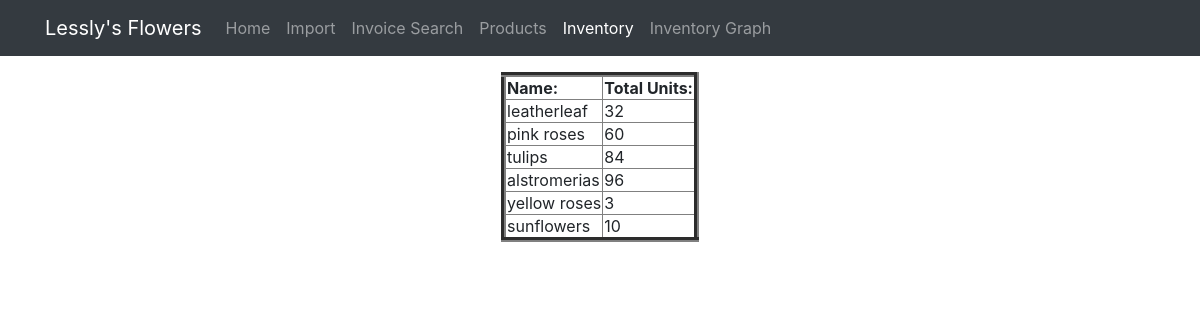
The page /invoices/inventory/ on the database as committed earlier.
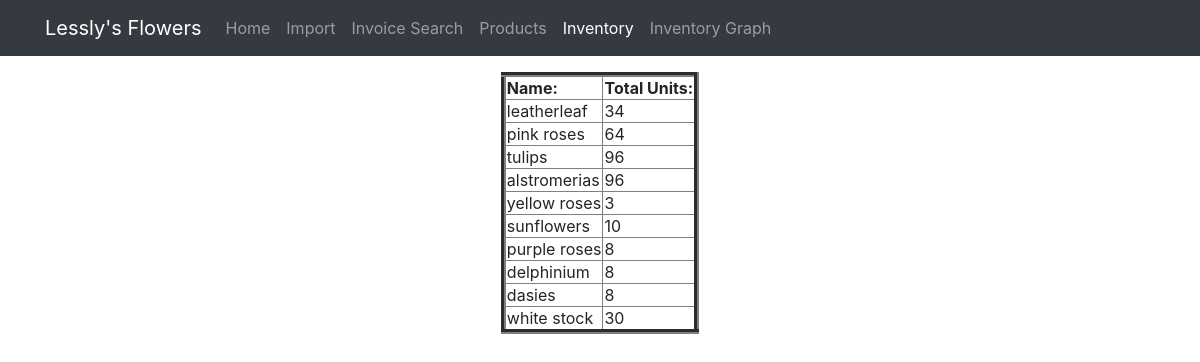
The same page on the database as committed later.
### InvoiceImport/models.py (models this page shows, shortened)
class Inventory(models.Model):
    product             = models.ForeignKey("InvoiceImport.Product", on_delete=models.CASCADE)
    total_units         = models.IntegerField(default=0)

class Product(models.Model):
    name            = models.CharField(max_length=300)
    unit_type       = models.CharField(max_length=50, default='bunch', choices=UNIT_TYPE_CHOICES)
    unit_price      = models.DecimalField(max_digits=6, decimal_places=2)

### InvoiceImport/views.py (the view)
# urls.py: url(r'^invoices/inventory/$', views.inventory, name='inventory')
def inventory(request):
    products = Inventory.objects.all()
    context = {
        'products': products
    }
    return render(request, "inventory_view.html", context)

### InvoiceImport/templates/inventory_view.html
{% extends "base/base.html" %}
{% block content %}
<table border="5px" align="center">
    <tr>
        <th> Name:</th>
        <th> Total Units:</th>
    </tr>
    {% for product in products %}
    <tr>
        <td> {{ product.product.name }}</td>
        <td> {{ product.total_units}}</td>
    </tr>
    {% endfor %}
</table>
{% endblock %}

### InvoiceImport/templates/base/base.html (shortened to what this page needs)
<html lang='en'>
<head>
    {% include 'base/css.html' %}
</head>
<body>
{% include 'base/navbar.html' with brand_name="Lessly's Flowers"%}
<div class="container">
    {% block content %}
    {% endblock %}
</div>
</body>
</html>

### InvoiceImport/templates/base/css.html (shortened to what this page needs)
{% load static %}
    <link rel="stylesheet" href="https://cdn.jsdelivr.net/npm/bootstrap@4.0.0/dist/css/bootstrap.min.css">

### InvoiceImport/templates/base/navbar.html (shortened to what this page needs)
{% url 'import:home' as home_url %}
{% url 'import:import' as import_url %}
{% url 'import:invoices' as invoices_url %}
{% url 'import:invoices_products' as invoices_products_url %}
{% url 'import:inventory' as inventory_url %}
{% url 'import:inventory_graph' as inventory_graph_url %}
{% load static %}
<nav class="navbar navbar-expand-lg navbar-dark bg-dark mb-3">
  <div class="container">
  <a class="navbar-brand" href="{{ home_url }}">
    {%if brand_name %} {{brand_name}} {% else %} Lessly's Flowers {% endif %}
  </a>
  <div class="collapse navbar-collapse" id="navbarSupportedContent">
    <ul class="navbar-nav mr-auto">
      <li class="nav-item {% if request.path == home_url %} active {% endif %}">
        <a class="nav-link" href="{{ home_url }}">Home <span class="sr-only">(current)</span></a>
      </li>
      <li class="nav-item {% if request.path == import_url %} active {% endif %}">
        <a class="nav-link" href="{{ import_url }}">Import</a>
      </li>
      <li class="nav-item {% if request.path == invoices_url %} active {% endif %}">
        <a class="nav-link" href="{{ invoices_url }}">Invoice Search</a>
      </li>
      <li class="nav-item {% if request.path == invoices_products_url %} active {% endif %}">
        <a class="nav-link" href="{{ invoices_products_url }}">Products</a>
      </li>
      <li class="nav-item {% if request.path == inventory_url %} active {% endif %}">
        <a class="nav-link" href="{{ inventory_url }}"> Inventory </a>
      </li>
      <li class="nav-item {% if request.path == inventory_graph_url %} active {% endif %}">
        <a class="nav-link" href="{{ inventory_graph_url }}"> Inventory Graph </a>
      </li>
    </ul>
   </div>
</div>
</nav>

### InvoiceImport/templates/base/js.html (shortened to what this page needs)
{% load static %}

Rows that differ between the two databases and show on the page:
changed Inventory "leatherleaf": total_units "32" → "34"
changed Inventory "pink roses": total_units "60" → "64"
changed Inventory "tulips": total_units "84" → "96"
added Inventory: product.name "purple roses", total_units "8"
added Inventory: product.name "delphinium", total_units "8"
added Inventory: product.name "dasies", total_units "8"
added Inventory: product.name "white stock", total_units "30"
